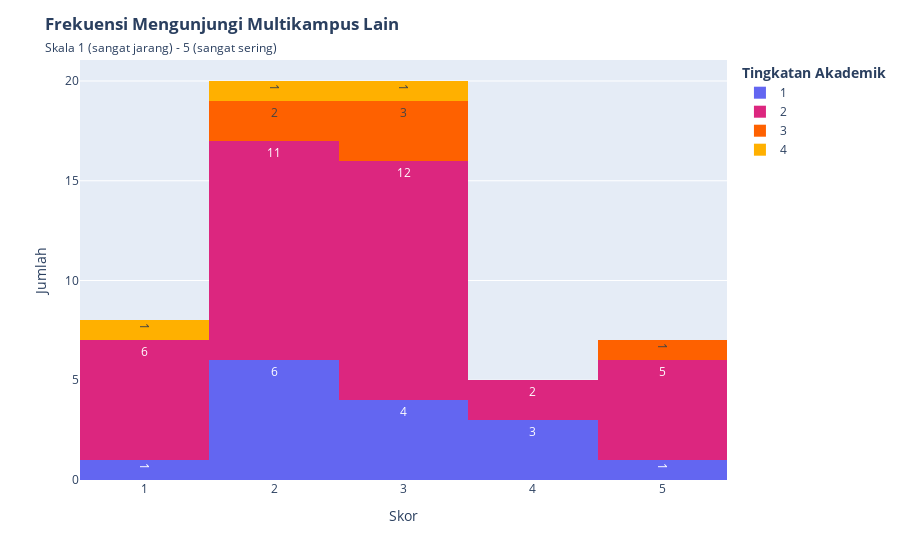

Notebook cell for this chart:
### Markdown cell above
## Seputar Akses Informasi

### Code cell
fig = px.histogram(masalah, x="antarmulkam", 
                   color="tingkat", 
                   barmode="stack",
                   color_discrete_map={
                       1: '#6366f1',
                       2: '#DC267F',
                       3: '#FE6100',
                       4: '#FFB000',
                       5: '#648FFF'
                   },
                   category_orders={"tingkat": sorted(masalah["tingkat"].unique())}, 
                   histfunc="count")
fig.update_traces(texttemplate='%{y}', textposition='inside')
fig.update_layout(xaxis_title="Skor",
                  yaxis_title="Jumlah",
                  legend=dict(title=dict(text='<b>Tingkatan Akademik</b>')),
                  title='<b>Frekuensi Mengunjungi Multikampus Lain</b><br><span style="font-size:12px">Skala 1 (sangat jarang) - 5 (sangat sering)</span>'
                  )
pio.write_image(fig, "svg/akses-1.svg", format="svg")
fig.show()

### Figure 1 — Plotly figure (JSON) as saved in the notebook; plotly's stock layout.template omitted (floating-point values rounded to 4 significant figures)
{"data": [{"alignmentgroup": "True", "bingroup": "x", "histfunc": "count", "hovertemplate": "tingkat=1<br>antarmulkam=%{x}<br>count=%{y}<extra></extra>", "legendgroup": "1", "marker": {"color": "#6366f1", "pattern": {"shape": ""}}, "name": "1", "offsetgroup": "1", "orientation": "v", "showlegend": true, "textposition": "inside", "texttemplate": "%{y}", "type": "histogram", "x": [2, 3, 2, 3, 1, 5, 2, 4, 2, 2, 4, 2, 4, 3, 3], "xaxis": "x", "yaxis": "y"}, {"alignmentgroup": "True", "bingroup": "x", "histfunc": "count", "hovertemplate": "tingkat=2<br>antarmulkam=%{x}<br>count=%{y}<extra></extra>", "legendgroup": "2", "marker": {"color": "#DC267F", "pattern": {"shape": ""}}, "name": "2", "offsetgroup": "2", "orientation": "v", "showlegend": true, "textposition": "inside", "texttemplate": "%{y}", "type": "histogram", "x": [5, 4, 4, 1, 2, 1, 1, 2, 2, 3, 3, 3, 3, 2, 3, 2, 3, 2, 3, 1, 2, 3, 5, 3, 1, 2, 3, 2, 3, 5, 2, 5, 3, 1, 5, 2], "xaxis": "x", "yaxis": "y"}, {"alignmentgroup": "True", "bingroup": "x", "histfunc": "count", "hovertemplate": "tingkat=3<br>antarmulkam=%{x}<br>count=%{y}<extra></extra>", "legendgroup": "3", "marker": {"color": "#FE6100", "pattern": {"shape": ""}}, "name": "3", "offsetgroup": "3", "orientation": "v", "showlegend": true, "textposition": "inside", "texttemplate": "%{y}", "type": "histogram", "x": [2, 3, 3, 3, 2, 5], "xaxis": "x", "yaxis": "y"}, {"alignmentgroup": "True", "bingroup": "x", "histfunc": "count", "hovertemplate": "tingkat=4<br>antarmulkam=%{x}<br>count=%{y}<extra></extra>", "legendgroup": "4", "marker": {"color": "#FFB000", "pattern": {"shape": ""}}, "name": "4", "offsetgroup": "4", "orientation": "v", "showlegend": true, "textposition": "inside", "texttemplate": "%{y}", "type": "histogram", "x": [3, 1, 2], "xaxis": "x", "yaxis": "y"}], "layout": {"barmode": "stack", "legend": {"title": {"text": "<b>Tingkatan Akademik</b>"}, "tracegroupgap": 0}, "margin": {"t": 60}, "title": {"text": "<b>Frekuensi Mengunjungi Multikampus Lain</b><br><span style=\"font-size:12px\">Skala 1 (sangat jarang) - 5 (sangat sering)</span>"}, "xaxis": {"anchor": "y", "domain": [0, 1], "title": {"text": "Skor"}}, "yaxis": {"anchor": "x", "domain": [0, 1], "title": {"text": "Jumlah"}}}}
